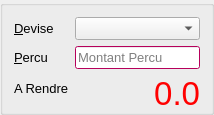
        <widget class="QGroupBox" name="gbox_amount_">
         <property name="sizePolicy">
          <sizepolicy hsizetype="Preferred" vsizetype="Preferred">
           <horstretch>0</horstretch>
           <verstretch>0</verstretch>
          </sizepolicy>
         </property>
         <property name="font">
          <font>
           <pointsize>10</pointsize>
          </font>
         </property>
         <property name="title">
          <string notr="true"/>
         </property>
         <property name="flat">
          <bool>true</bool>
         </property>
         <property name="checkable">
          <bool>false</bool>
         </property>
         <property name="checked">
          <bool>false</bool>
         </property>
         <layout class="QFormLayout" name="formLayout">
          <property name="labelAlignment">
           <set>Qt::AlignLeading|Qt::AlignLeft|Qt::AlignVCenter</set>
          </property>
          <property name="formAlignment">
           <set>Qt::AlignRight|Qt::AlignTop|Qt::AlignTrailing</set>
          </property>
          <property name="bottomMargin">
           <number>0</number>
          </property>
          <item row="0" column="0">
           <widget class="QLabel" name="lbl_devise_">
            <property name="font">
             <font>
              <pointsize>10</pointsize>
             </font>
            </property>
            <property name="text">
             <string>&amp;Devise</string>
            </property>
            <property name="buddy">
             <cstring>cbox_devise_</cstring>
            </property>
           </widget>
          </item>
          <item row="0" column="1">
           <widget class="QComboBox" name="cbox_devise_">
            <property name="enabled">
             <bool>true</bool>
            </property>
            <property name="sizePolicy">
             <sizepolicy hsizetype="Expanding" vsizetype="Fixed">
              <horstretch>0</horstretch>
              <verstretch>0</verstretch>
             </sizepolicy>
            </property>
            <property name="editable">
             <bool>false</bool>
            </property>
            <property name="currentText">
             <string/>
            </property>
            <property name="currentIndex">
             <number>-1</number>
            </property>
            <property name="sizeAdjustPolicy">
             <enum>QComboBox::AdjustToContents</enum>
            </property>
           </widget>
          </item>
          <item row="1" column="0">
           <widget class="QLabel" name="lbl_percu_">
            <property name="font">
             <font>
              <pointsize>10</pointsize>
             </font>
            </property>
            <property name="text">
             <string>&amp;Percu</string>
            </property>
            <property name="buddy">
             <cstring>ledit_percu_</cstring>
            </property>
           </widget>
          </item>
          <item row="1" column="1">
           <widget class="QLineEdit" name="ledit_percu_">
            <property name="palette">
             <palette>
              <active>
               <colorrole role="WindowText">
                <brush brushstyle="SolidPattern">
                 <color alpha="255">
                  <red>0</red>
                  <green>0</green>
                  <blue>0</blue>
                 </color>
                </brush>
               </colorrole>
               <colorrole role="Button">
                <brush brushstyle="SolidPattern">
                 <color alpha="255">
                  <red>255</red>
                  <green>0</green>
                  <blue>127</blue>
                 </color>
                </brush>
               </colorrole>
               <colorrole role="Light">
                <brush brushstyle="SolidPattern">
                 <color alpha="255">
                  <red>255</red>
                  <green>127</green>
                  <blue>191</blue>
                 </color>
                </brush>
               </colorrole>
               <colorrole role="Midlight">
                <brush brushstyle="SolidPattern">
                 <color alpha="255">
                  <red>255</red>
                  <green>63</green>
                  <blue>159</blue>
                 </color>
                </brush>
               </colorrole>
               <colorrole role="Dark">
                <brush brushstyle="SolidPattern">
                 <color alpha="255">
                  <red>127</red>
                  <green>0</green>
                  <blue>63</blue>
                 </color>
                </brush>
               </colorrole>
               <colorrole role="Mid">
                <brush brushstyle="SolidPattern">
                 <color alpha="255">
                  <red>170</red>
                  <green>0</green>
                  <blue>84</blue>
                 </color>
                </brush>
               </colorrole>
               <colorrole role="Text">
                <brush brushstyle="SolidPattern">
                 <color alpha="255">
                  <red>0</red>
                  <green>0</green>
                  <blue>0</blue>
                 </color>
                </brush>
               </colorrole>
               <colorrole role="BrightText">
                <brush brushstyle="SolidPattern">
                 <color alpha="255">
                  <red>255</red>
                  <green>255</green>
                  <blue>255</blue>
                 </color>
                </brush>
               </colorrole>
               <colorrole role="ButtonText">
                <brush brushstyle="SolidPattern">
                 <color alpha="255">
                  <red>0</red>
                  <green>0</green>
                  <blue>0</blue>
                 </color>
                </brush>
               </colorrole>
               <colorrole role="Base">
                <brush brushstyle="SolidPattern">
                 <color alpha="255">
                  <red>255</red>
                  <green>255</green>
                  <blue>255</blue>
                 </color>
                </brush>
               </colorrole>
               <colorrole role="Window">
                <brush brushstyle="SolidPattern">
                 <color alpha="255">
                  <red>255</red>
                  <green>0</green>
                  <blue>127</blue>
                 </color>
                </brush>
               </colorrole>
               <colorrole role="Shadow">
                <brush brushstyle="SolidPattern">
                 <color alpha="255">
                  <red>0</red>
                  <green>0</green>
                  <blue>0</blue>
                 </color>
                </brush>
               </colorrole>
               <colorrole role="AlternateBase">
                <brush brushstyle="SolidPattern">
                 <color alpha="255">
                  <red>255</red>
                  <green>127</green>
                  <blue>191</blue>
                 </color>
                </brush>
               </colorrole>
               <colorrole role="ToolTipBase">
                <brush brushstyle="SolidPattern">
                 <color alpha="255">
                  <red>255</red>
                  <green>255</green>
                  <blue>220</blue>
                 </color>
                </brush>
               </colorrole>
               <colorrole role="ToolTipText">
                <brush brushstyle="SolidPattern">
                 <color alpha="255">
                  <red>0</red>
                  <green>0</green>
                  <blue>0</blue>
                 </color>
                </brush>
               </colorrole>
              </active>
              <inactive>
               <colorrole role="WindowText">
                <brush brushstyle="SolidPattern">
                 <color alpha="255">
                  <red>0</red>
                  <green>0</green>
                  <blue>0</blue>
                 </color>
                </brush>
               </colorrole>
               <colorrole role="Button">
                <brush brushstyle="SolidPattern">
                 <color alpha="255">
                  <red>255</red>
                  <green>0</green>
                  <blue>127</blue>
                 </color>
                </brush>
               </colorrole>
               <colorrole role="Light">
                <brush brushstyle="SolidPattern">
                 <color alpha="255">
                  <red>255</red>
                  <green>127</green>
                  <blue>191</blue>
                 </color>
                </brush>
               </colorrole>
               <colorrole role="Midlight">
                <brush brushstyle="SolidPattern">
                 <color alpha="255">
                  <red>255</red>
                  <green>63</green>
                  <blue>159</blue>
                 </color>
                </brush>
               </colorrole>
               <colorrole role="Dark">
                <brush brushstyle="SolidPattern">
                 <color alpha="255">
                  <red>127</red>
                  <green>0</green>
                  <blue>63</blue>
                 </color>
                </brush>
               </colorrole>
               <colorrole role="Mid">
                <brush brushstyle="SolidPattern">
                 <color alpha="255">
                  <red>170</red>
                  <green>0</green>
                  <blue>84</blue>
                 </color>
                </brush>
               </colorrole>
               <colorrole role="Text">
                <brush brushstyle="SolidPattern">
                 <color alpha="255">
                  <red>0</red>
                  <green>0</green>
                  <blue>0</blue>
                 </color>
                </brush>
               </colorrole>
               <colorrole role="BrightText">
                <brush brushstyle="SolidPattern">
                 <color alpha="255">
                  <red>255</red>
                  <green>255</green>
                  <blue>255</blue>
                 </color>
                </brush>
               </colorrole>
               <colorrole role="ButtonText">
                <brush brushstyle="SolidPattern">
                 <color alpha="255">
                  <red>0</red>
                  <green>0</green>
                  <blue>0</blue>
                 </color>
                </brush>
               </colorrole>
               <colorrole role="Base">
                <brush brushstyle="SolidPattern">
                 <color alpha="255">
                  <red>255</red>
                  <green>255</green>
                  <blue>255</blue>
                 </color>
                </brush>
               </colorrole>
               <colorrole role="Window">
                <brush brushstyle="SolidPattern">
                 <color alpha="255">
                  <red>255</red>
                  <green>0</green>
                  <blue>127</blue>
                 </color>
                </brush>
               </colorrole>
               <colorrole role="Shadow">
                <brush brushstyle="SolidPattern">
                 <color alpha="255">
                  <red>0</red>
                  <green>0</green>
                  <blue>0</blue>
                 </color>
                </brush>
               </colorrole>
               <colorrole role="AlternateBase">
                <brush brushstyle="SolidPattern">
                 <color alpha="255">
                  <red>255</red>
                  <green>127</green>
                  <blue>191</blue>
                 </color>
                </brush>
               </colorrole>
               <colorrole role="ToolTipBase">
                <brush brushstyle="SolidPattern">
                 <color alpha="255">
                  <red>255</red>
                  <green>255</green>
                  <blue>220</blue>
                 </color>
                </brush>
               </colorrole>
               <colorrole role="ToolTipText">
                <brush brushstyle="SolidPattern">
                 <color alpha="255">
                  <red>0</red>
                  <green>0</green>
                  <blue>0</blue>
                 </color>
                </brush>
               </colorrole>
              </inactive>
              <disabled>
               <colorrole role="WindowText">
                <brush brushstyle="SolidPattern">
                 <color alpha="255">
                  <red>127</red>
                  <green>0</green>
                  <blue>63</blue>
                 </color>
                </brush>
               </colorrole>
               <colorrole role="Button">
                <brush brushstyle="SolidPattern">
                 <color alpha="255">
                  <red>255</red>
                  <green>0</green>
                  <blue>127</blue>
                 </color>
                </brush>
               </colorrole>
               <colorrole role="Light">
                <brush brushstyle="SolidPattern">
                 <color alpha="255">
                  <red>255</red>
                  <green>127</green>
                  <blue>191</blue>
                 </color>
                </brush>
               </colorrole>
               <colorrole role="Midlight">
                <brush brushstyle="SolidPattern">
                 <color alpha="255">
                  <red>255</red>
                  <green>63</green>
                  <blue>159</blue>
                 </color>
                </brush>
               </colorrole>
               <colorrole role="Dark">
                <brush brushstyle="SolidPattern">
                 <color alpha="255">
                  <red>127</red>
                  <green>0</green>
                  <blue>63</blue>
                 </color>
                </brush>
               </colorrole>
               <colorrole role="Mid">
                <brush brushstyle="SolidPattern">
                 <color alpha="255">
                  <red>170</red>
                  <green>0</green>
                  <blue>84</blue>
                 </color>
                </brush>
               </colorrole>
               <colorrole role="Text">
                <brush brushstyle="SolidPattern">
                 <color alpha="255">
                  <red>127</red>
                  <green>0</green>
                  <blue>63</blue>
                 </color>
                </brush>
               </colorrole>
               <colorrole role="BrightText">
                <brush brushstyle="SolidPattern">
                 <color alpha="255">
                  <red>255</red>
                  <green>255</green>
                  <blue>255</blue>
                 </color>
                </brush>
               </colorrole>
               <colorrole role="ButtonText">
                <brush brushstyle="SolidPattern">
                 <color alpha="255">
                  <red>127</red>
                  <green>0</green>
                  <blue>63</blue>
                 </color>
                </brush>
               </colorrole>
               <colorrole role="Base">
                <brush brushstyle="SolidPattern">
                 <color alpha="255">
                  <red>255</red>
                  <green>0</green>
                  <blue>127</blue>
                 </color>
                </brush>
               </colorrole>
               <colorrole role="Window">
                <brush brushstyle="SolidPattern">
                 <color alpha="255">
                  <red>255</red>
                  <green>0</green>
                  <blue>127</blue>
                 </color>
                </brush>
               </colorrole>
               <colorrole role="Shadow">
                <brush brushstyle="SolidPattern">
                 <color alpha="255">
                  <red>0</red>
                  <green>0</green>
                  <blue>0</blue>
                 </color>
                </brush>
               </colorrole>
               <colorrole role="AlternateBase">
                <brush brushstyle="SolidPattern">
                 <color alpha="255">
                  <red>255</red>
                  <green>0</green>
                  <blue>127</blue>
                 </color>
                </brush>
               </colorrole>
               <colorrole role="ToolTipBase">
                <brush brushstyle="SolidPattern">
                 <color alpha="255">
                  <red>255</red>
                  <green>255</green>
                  <blue>220</blue>
                 </color>
                </brush>
               </colorrole>
               <colorrole role="ToolTipText">
                <brush brushstyle="SolidPattern">
                 <color alpha="255">
                  <red>0</red>
                  <green>0</green>
                  <blue>0</blue>
                 </color>
                </brush>
               </colorrole>
              </disabled>
             </palette>
            </property>
            <property name="inputMethodHints">
             <set>Qt::ImhPreferNumbers</set>
            </property>
            <property name="cursorPosition">
             <number>0</number>
            </property>
            <property name="readOnly">
             <bool>false</bool>
            </property>
            <property name="placeholderText">
             <string>Montant Percu</string>
            </property>
            <property name="clearButtonEnabled">
             <bool>false</bool>
            </property>
           </widget>
          </item>
          <item row="2" column="0">
           <widget class="QLabel" name="lbl_a_rendre_">
            <property name="font">
             <font>
              <pointsize>10</pointsize>
             </font>
            </property>
            <property name="text">
             <string>A Rendre</string>
            </property>
           </widget>
          </item>
          <item row="2" column="1">
           <widget class="QLabel" name="lbl_a_rendre_valeur_">
            <property name="minimumSize">
             <size>
              <width>0</width>
              <height>30</height>
             </size>
            </property>
            <property name="font">
             <font>
              <pointsize>25</pointsize>
              <weight>50</weight>
              <bold>false</bold>
             </font>
            </property>
            <property name="styleSheet">
             <string notr="true">color: rgb(255, 0, 0);</string>
            </property>
            <property name="text">
             <string notr="true">0.0</string>
            </property>
            <property name="alignment">
             <set>Qt::AlignRight|Qt::AlignTrailing|Qt::AlignVCenter</set>
            </property>
            <property name="indent">
             <number>-1</number>
            </property>
           </widget>
          </item>
         </layout>
        </widget>
